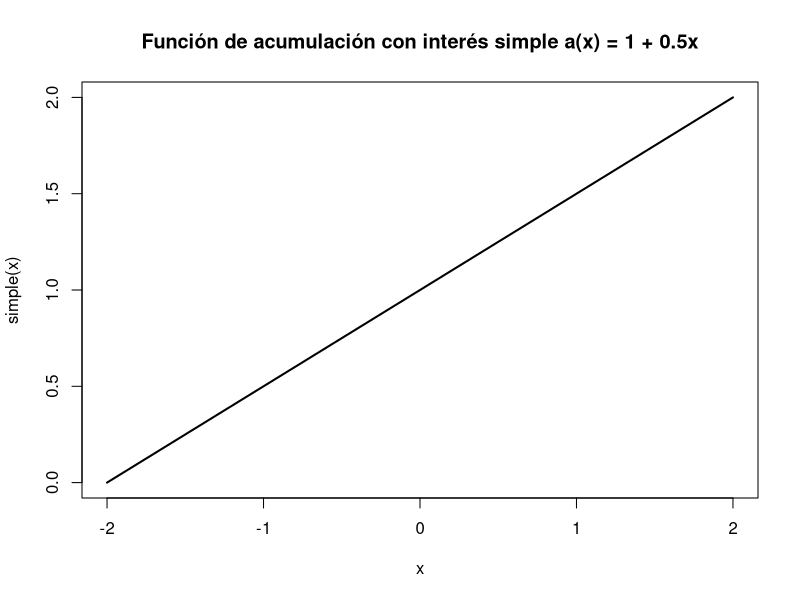
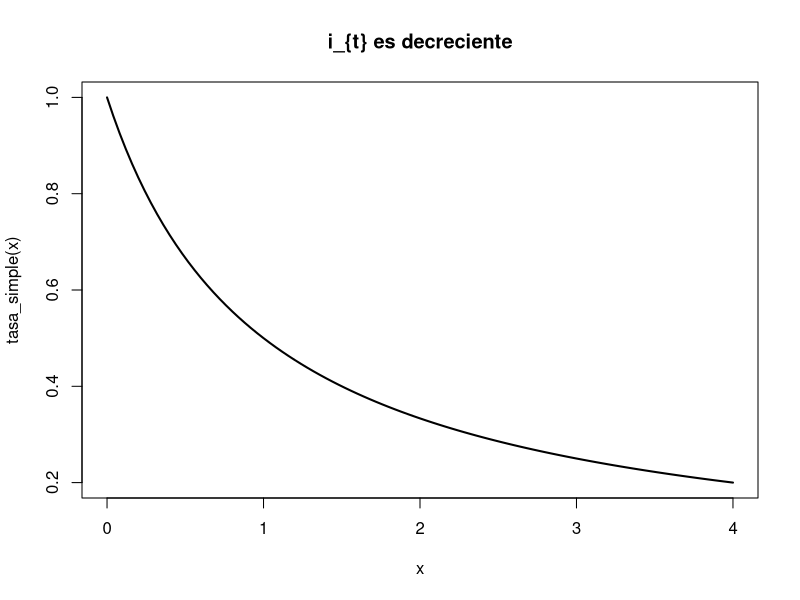

These charts were generated, in order, by the following R code:
## ---- chunk 1
knitr::opts_chunk$set(echo = TRUE)
## ---- chunk 2
simple <- function(x){
  return(1 + 0.5*x)
}
tasa_simple <- function(x){
  return( 0.5 / (1 + 0.5*(x-1)) )
}
curve(simple ,-2,2,lwd = 2 ,main = "Función de acumulación con interés simple a(x) = 1 + 0.5x")
curve(tasa_simple,0,4,lwd = 2 ,main = "i_{t} es decreciente")
